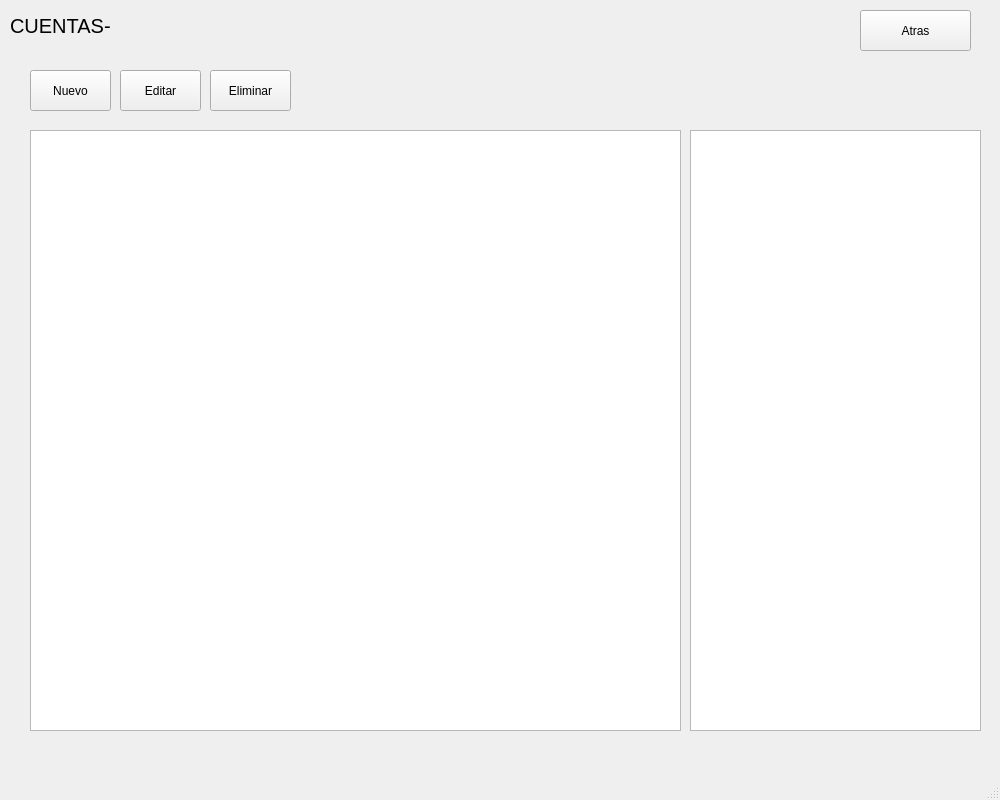
<?xml version="1.0" encoding="UTF-8"?>
<ui version="4.0">
 <class>cuentasWindow</class>
 <widget class="QMainWindow" name="cuentasWindow">
  <property name="geometry">
   <rect>
    <x>0</x>
    <y>0</y>
    <width>1000</width>
    <height>800</height>
   </rect>
  </property>
  <property name="minimumSize">
   <size>
    <width>1000</width>
    <height>800</height>
   </size>
  </property>
  <property name="maximumSize">
   <size>
    <width>1000</width>
    <height>800</height>
   </size>
  </property>
  <property name="windowTitle">
   <string>BANCO</string>
  </property>
  <widget class="QWidget" name="centralwidget">
   <widget class="QLabel" name="label">
    <property name="geometry">
     <rect>
      <x>10</x>
      <y>10</y>
      <width>131</width>
      <height>31</height>
     </rect>
    </property>
    <property name="font">
     <font>
      <pointsize>15</pointsize>
     </font>
    </property>
    <property name="text">
     <string>CUENTAS-</string>
    </property>
   </widget>
   <widget class="QLabel" name="lbl_show_user">
    <property name="geometry">
     <rect>
      <x>130</x>
      <y>10</y>
      <width>631</width>
      <height>31</height>
     </rect>
    </property>
    <property name="font">
     <font>
      <pointsize>15</pointsize>
     </font>
    </property>
    <property name="text">
     <string/>
    </property>
   </widget>
   <widget class="QPushButton" name="btn_create">
    <property name="geometry">
     <rect>
      <x>30</x>
      <y>70</y>
      <width>81</width>
      <height>41</height>
     </rect>
    </property>
    <property name="text">
     <string>Nuevo</string>
    </property>
   </widget>
   <widget class="QPushButton" name="btn_back">
    <property name="geometry">
     <rect>
      <x>860</x>
      <y>10</y>
      <width>111</width>
      <height>41</height>
     </rect>
    </property>
    <property name="text">
     <string>Atras</string>
    </property>
   </widget>
   <widget class="QPushButton" name="btn_edit">
    <property name="geometry">
     <rect>
      <x>120</x>
      <y>70</y>
      <width>81</width>
      <height>41</height>
     </rect>
    </property>
    <property name="text">
     <string>Editar</string>
    </property>
   </widget>
   <widget class="QPushButton" name="btn_delete">
    <property name="geometry">
     <rect>
      <x>210</x>
      <y>70</y>
      <width>81</width>
      <height>41</height>
     </rect>
    </property>
    <property name="text">
     <string>Eliminar</string>
    </property>
   </widget>
   <widget class="QListWidget" name="list_estadisticas">
    <property name="geometry">
     <rect>
      <x>690</x>
      <y>130</y>
      <width>291</width>
      <height>601</height>
     </rect>
    </property>
   </widget>
   <widget class="QTableWidget" name="table_accounts">
    <property name="geometry">
     <rect>
      <x>30</x>
      <y>130</y>
      <width>651</width>
      <height>601</height>
     </rect>
    </property>
   </widget>
  </widget>
  <widget class="QMenuBar" name="menubar">
   <property name="geometry">
    <rect>
     <x>0</x>
     <y>0</y>
     <width>1000</width>
     <height>33</height>
    </rect>
   </property>
  </widget>
  <widget class="QStatusBar" name="statusbar"/>
 </widget>
 <resources/>
 <connections/>
</ui>
